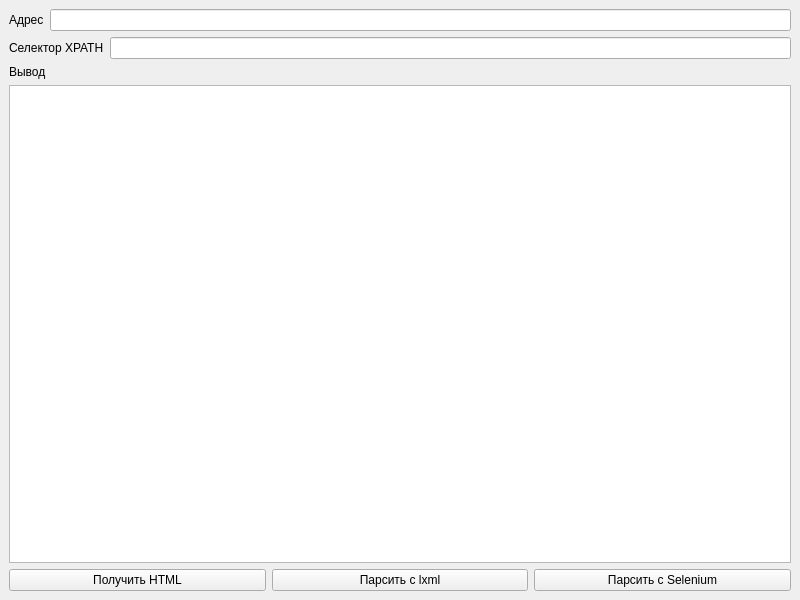
<?xml version="1.0" encoding="UTF-8"?>
<ui version="4.0">
 <class>MainWindow</class>
 <widget class="QMainWindow" name="MainWindow">
  <property name="geometry">
   <rect>
    <x>0</x>
    <y>0</y>
    <width>800</width>
    <height>600</height>
   </rect>
  </property>
  <property name="windowTitle">
   <string>Parssie</string>
  </property>
  <widget class="QWidget" name="centralwidget">
   <property name="sizePolicy">
    <sizepolicy hsizetype="Maximum" vsizetype="Maximum">
     <horstretch>0</horstretch>
     <verstretch>0</verstretch>
    </sizepolicy>
   </property>
   <layout class="QVBoxLayout" name="verticalLayout_3">
    <item>
     <layout class="QVBoxLayout" name="verticalLayout_2">
      <item>
       <layout class="QHBoxLayout" name="horizontalLayout">
        <item>
         <widget class="QLabel" name="label">
          <property name="text">
           <string>Адрес</string>
          </property>
         </widget>
        </item>
        <item>
         <widget class="QLineEdit" name="leRequestUrl">
          <property name="font">
           <font>
            <family>Monospace</family>
           </font>
          </property>
         </widget>
        </item>
       </layout>
      </item>
      <item>
       <layout class="QHBoxLayout" name="horizontalLayout_2">
        <item>
         <widget class="QLabel" name="label_3">
          <property name="text">
           <string>Селектор XPATH</string>
          </property>
         </widget>
        </item>
        <item>
         <widget class="QLineEdit" name="leSelector">
          <property name="font">
           <font>
            <family>Monospace</family>
           </font>
          </property>
         </widget>
        </item>
       </layout>
      </item>
     </layout>
    </item>
    <item>
     <layout class="QVBoxLayout" name="verticalLayout">
      <item>
       <widget class="QLabel" name="label_2">
        <property name="text">
         <string>Вывод</string>
        </property>
       </widget>
      </item>
      <item>
       <widget class="QPlainTextEdit" name="pteResult">
        <property name="font">
         <font>
          <family>Monospace</family>
         </font>
        </property>
        <property name="readOnly">
         <bool>true</bool>
        </property>
       </widget>
      </item>
     </layout>
    </item>
    <item>
     <layout class="QHBoxLayout" name="horizontalLayout_3">
      <item>
       <widget class="QPushButton" name="pbHTML">
        <property name="text">
         <string>Получить HTML</string>
        </property>
       </widget>
      </item>
      <item>
       <widget class="QPushButton" name="pbLxml">
        <property name="text">
         <string>Парсить с lxml</string>
        </property>
       </widget>
      </item>
      <item>
       <widget class="QPushButton" name="pbSelenium">
        <property name="text">
         <string>Парсить с Selenium</string>
        </property>
       </widget>
      </item>
     </layout>
    </item>
   </layout>
  </widget>
 </widget>
 <resources/>
 <connections/>
</ui>
